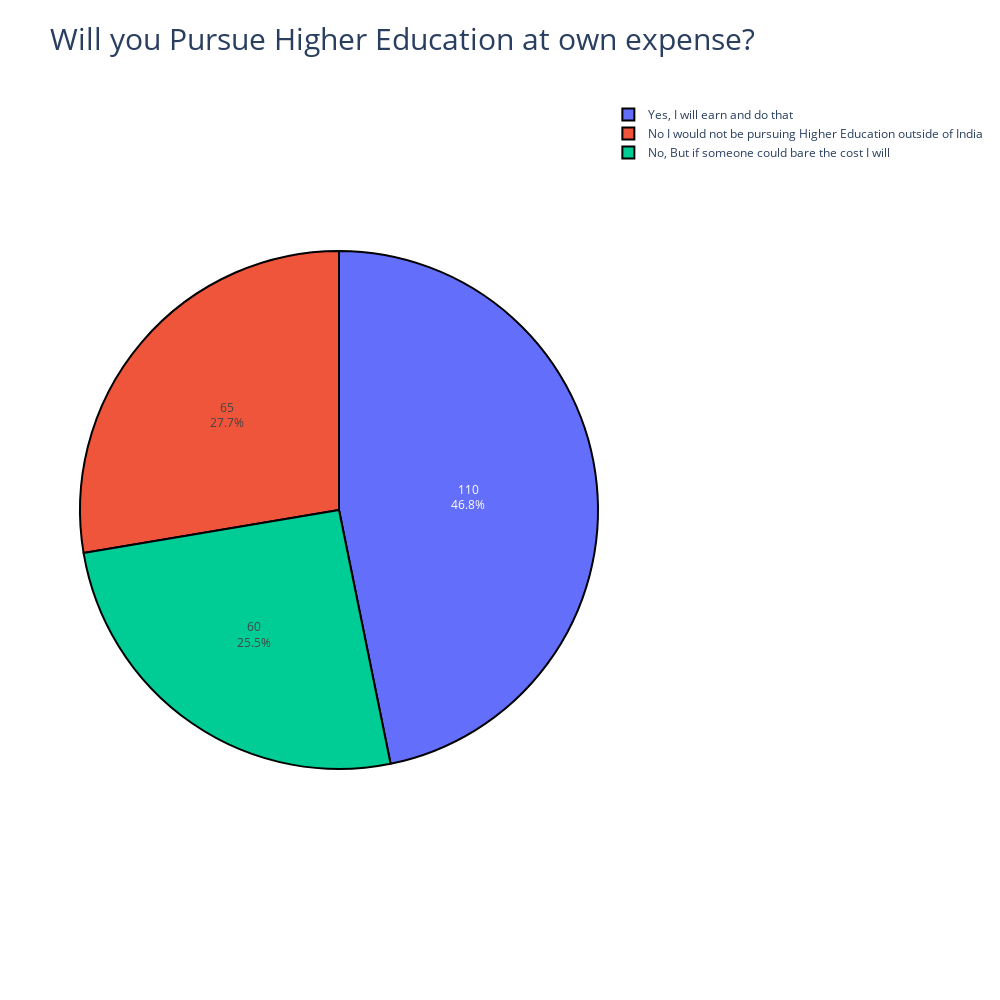

The notebook cell saved with this chart:
### Markdown cell above
## Pursuing Education Outside India

### Code cell
highedu = df['Would you definitely pursue a Higher Education / Post Graduation outside of India ? If only you have to self sponsor it.'].value_counts()
labels2 = highedu.index
values2 = highedu.values
fig2 = go.Figure(data=[go.Pie(labels=labels2, values=values2,textinfo='label+percent'
                                )])
fig2.update_layout(title_text = "Will you Pursue Higher Education at own expense?", titlefont_size = 30,
       autosize=True,
    width=1000,
    height=1000
)
fig2.update_traces(hoverinfo='label+percent+value', textinfo = 'value+percent',
                  marker=dict( line=dict(color='black', width=2
                                        )))
fig2.show()

### Figure 1 — Plotly figure (JSON) as saved in the notebook; plotly's stock layout.template omitted (floating-point values rounded to 4 significant figures)
{"data": [{"hoverinfo": "label+percent+value", "labels": ["Yes, I will earn and do that", "No I would not be pursuing Higher Education outside of India", "No, But if someone could bare the cost I will"], "marker": {"line": {"color": "black", "width": 2}}, "textinfo": "value+percent", "type": "pie", "values": [110, 65, 60]}], "layout": {"autosize": true, "height": 1000, "title": {"font": {"size": 30}, "text": "Will you Pursue Higher Education at own expense?"}, "width": 1000}}
